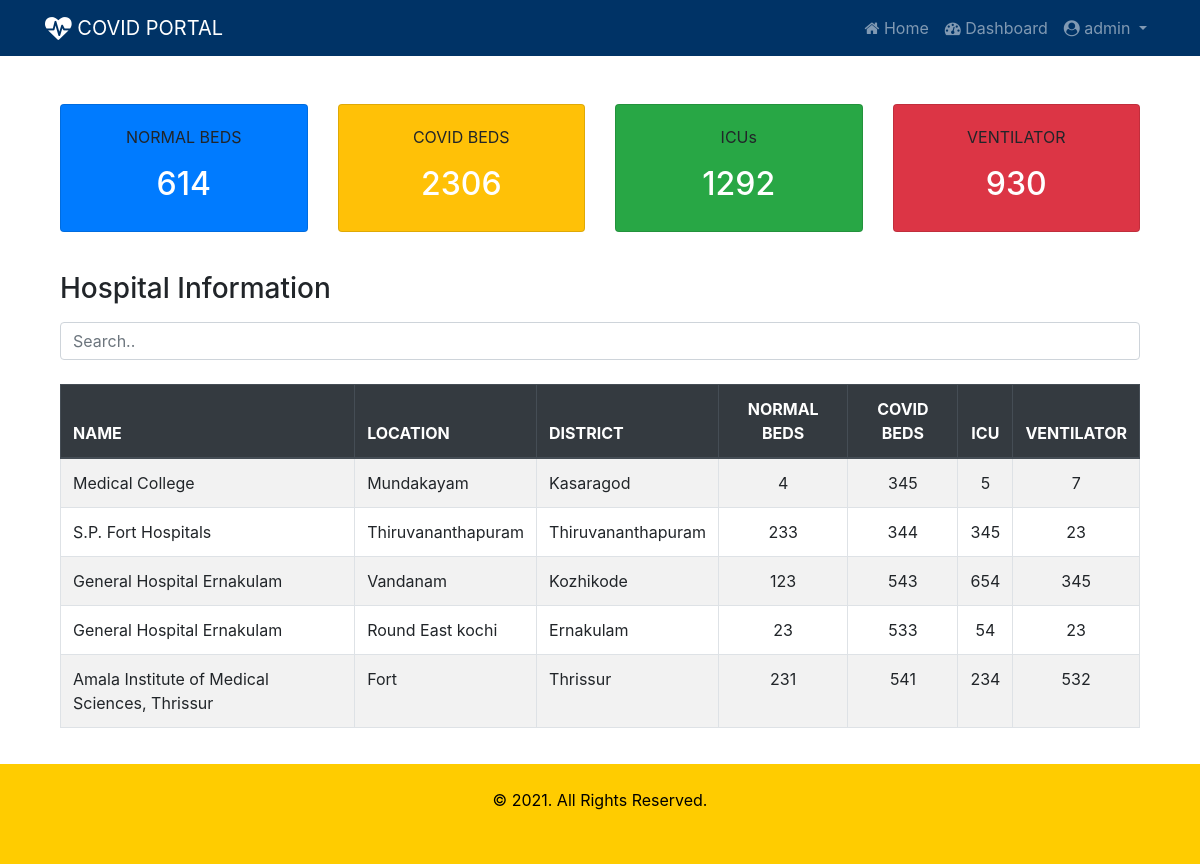
/beds/ (signed in), run on the app's committed database.
### beds/models.py (models this page shows, shortened)
class Hospital(models.Model):
    sc = (
    ('gov', 'Government'),
    ('prv', 'Private')
    )
    name = models.CharField(max_length=50)
    location = models.CharField(max_length=50)
    district = models.CharField(max_length=2, choices=dt)
    phone = models.CharField(max_length=12)
    sector = models.CharField(max_length=3, choices=sc)
    covid_beds = models.IntegerField()
    normal_beds = models.IntegerField()
    icu_beds = models.IntegerField()
    ventilator = models.IntegerField()
    user = models.OneToOneField(User, on_delete=models.CASCADE, blank=True, null=True)

### beds/views.py (the view)
# urls.py: path('', views.index, name='index'),
def index(request):
    normal_beds = Hospital.objects.aggregate(total=Sum('normal_beds'))
    covid_beds = Hospital.objects.aggregate(total=Sum('covid_beds'))
    icu = Hospital.objects.aggregate(total=Sum('icu_beds'))
    ventilator = Hospital.objects.aggregate(total=Sum('ventilator'))
    page = request.GET.get('page', 1)
    hospital_list = Hospital.objects.all()
    paginator = Paginator(hospital_list, 5)
    try:
        hospitals = paginator.page(page)
    except PageNotAnInteger:
        hospitals = paginator.page(1)
    except EmptyPage:
        hospitals = paginator.page(paginator.num_pages)
    context = {
        'normal_beds': normal_beds,
        'covid_beds': covid_beds,
        'icu': icu,
        'ventilator': ventilator,
        'hospitals': hospitals
    }
    return render(request, 'beds/summary.html', context)

### beds/templates/beds/summary.html (shortened to what this page needs)
{% extends 'beds/index.html' %}
{% block content %}
<div class="container mt-4 pt-4 pb-4">
  <div class="card-deck">
    <div class="card bg-primary">
      <div class="card-body text-center">
        <p class="card-text">NORMAL BEDS</p>
        <h2 class="text-white">{{ normal_beds.total }}</h2>
      </div>
    </div>
    <div class="card bg-warning">
      <div class="card-body text-center">
        <p class="card-text">COVID BEDS</p>
        <h2 class="text-white">{{ covid_beds.total }}</h2>
      </div>
    </div>
    <div class="card bg-success">
      <div class="card-body text-center">
        <p class="card-text">ICUs</p>
        <h2 class="text-white">{{ icu.total }}</h2>
      </div>
    </div>
    <div class="card bg-danger">
      <div class="card-body text-center">
        <p class="card-text">VENTILATOR</p>
        <h2 class="text-white">{{ ventilator.total }}</h2>
      </div>
    </div>
  </div>
</div>
<div class="container mt-3">
  <h3 class="mb-3">Hospital Information</h3>
  <input class="form-control" id="myInput" type="text" placeholder="Search..">
  <br>
  <table class="table table-bordered table-striped table-hover">
    <thead class="thead-dark">
      <tr>
        <th>NAME</th>
        <th>LOCATION</th>
        <th>DISTRICT</th>
        <th class="text-center">NORMAL BEDS</th>
        <th class="text-center">COVID BEDS</th>
        <th class="text-center">ICU</th>
        <th class="text-center">VENTILATOR</th>
      </tr>
    </thead>
    <tbody id="myTable">
      {% for hospital in hospitals %}
        <tr>
          <td>{{ hospital.name }}</td>
          <td>{{ hospital.location}}</td>
          <td>{{ hospital.get_district_display}}</td>
          <td class="text-center">{{ hospital.normal_beds}}</td>
          <td class="text-center">{{ hospital.covid_beds}}</td>
          <td class="text-center">{{ hospital.icu_beds}}</td>
          <td class="text-center">{{ hospital.ventilator}}</td>
        </tr>
      {% endfor %}
    </tbody>
  </table>
  <div style="height:120px;"></div>
</div>
{% endblock %}

### beds/templates/beds/index.html (shortened to what this page needs)
{% load static %}
<!DOCTYPE html>
<html lang="en">
<head>
  <link rel="stylesheet" href="https://cdnjs.cloudflare.com/ajax/libs/font-awesome/4.7.0/css/font-awesome.min.css">
  <link rel="stylesheet" href="https://maxcdn.bootstrapcdn.com/bootstrap/4.5.2/css/bootstrap.min.css">
  <link rel="stylesheet" href="{% static 'beds/css/style.css'%}">
</head>
<body>
<nav class="navbar navbar-expand-sm bg-navy navbar-dark">
  <div class="container">
    <a class="navbar-brand" href="#"><i class="fa fa-heartbeat fa-lg"></i> COVID PORTAL</a>
    {% if user.is_authenticated %}
      <ul class="navbar-nav">
        <li class="nav-item">
          <a class="nav-link" href="{% url 'index' %}"><i class="fa fa-home"></i> Home </a>
        </li>
        <li class="nav-item">
          <a class="nav-link" href="{% url 'dashboard' %}"><i class="fa fa-dashboard"></i> Dashboard </a>
        </li>
       <li class="nav-item dropdown">
         <a class="nav-link dropdown-toggle" href="#" id="navbardrop" data-toggle="dropdown">
           <i class="fa fa-user-circle"></i> {{ user.username }}
         </a>
       </li>
      </ul>
    {% endif %}
  </div>
</nav>
<div class="container">
  {% block content %}
  {% endblock %}
</div>
<footer class="footer" style="position:fixed; bottom:0; width:100%;">
  <div class="container-fluid p-4" >
    <p class="text-center"> &copy; 2021. All Rights Reserved.</p>
  </div>
</footer>
</body>
</html>

### beds/static/beds/css/style.css (style rules this page uses)
.bg-navy { background-color: #003366; color: white; }
.footer { background-color: #ffcc00; color: black; height: 100px; }

### data on the page
Hospital: name "Medical College", location "Mundakayam", district "Kasaragod", normal_beds "4", covid_beds "345", icu_beds "5", ventilator "7"
Hospital: name "S.P. Fort Hospitals", location "Thiruvananthapuram", district "Thiruvananthapuram", normal_beds "233", covid_beds "344", icu_beds "345", ventilator "23"
Hospital: name "General Hospital Ernakulam", location "Vandanam", district "Kozhikode", normal_beds "123", covid_beds "543", icu_beds "654", ventilator "345"
Hospital: name "General Hospital Ernakulam", location "Round East kochi", district "Ernakulam", normal_beds "23", covid_beds "533", icu_beds "54", ventilator "23"
Hospital: name "Amala Institute of Medical Sciences, Thrissur", location "Fort", district "Thrissur", normal_beds "231", covid_beds "541", icu_beds "234", ventilator "532"

### other printed values
{{ user.username }} "admin"
{{ normal_beds.total }} "614"
{{ covid_beds.total }} "2306"
{{ icu.total }} "1292"
{{ ventilator.total }} "930"
